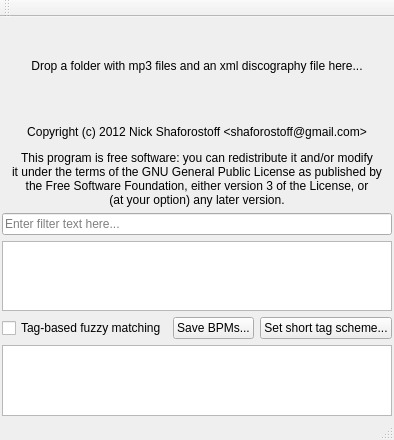
<?xml version="1.0" encoding="UTF-8"?>
<ui version="4.0">
 <class>MainWindow</class>
 <widget class="QMainWindow" name="MainWindow">
  <property name="geometry">
   <rect>
    <x>0</x>
    <y>0</y>
    <width>365</width>
    <height>440</height>
   </rect>
  </property>
  <property name="windowTitle">
   <string>TangoMatcher</string>
  </property>
  <widget class="QWidget" name="centralWidget">
   <layout class="QVBoxLayout" name="verticalLayout">
    <property name="margin">
     <number>2</number>
    </property>
    <item>
     <widget class="QLabel" name="label">
      <property name="text">
       <string>&lt;html&gt;&lt;head/&gt;&lt;body&gt;&lt;p&gt;&lt;br/&gt;&lt;/p&gt;&lt;p&gt;Drop a folder with mp3 files and an xml discography file here...&lt;/p&gt;&lt;p&gt;&lt;br/&gt;&lt;/p&gt;&lt;p&gt;Copyright (c) 2012 Nick Shaforostoff &amp;lt;shaforostoff@gmail.com&gt;&lt;/p&gt;
&lt;p&gt;This program is free software: you can redistribute it and/or modify &lt;br/&gt; it under the terms of the GNU General Public License as published by &lt;br/&gt;the Free Software Foundation, either version 3 of the License, or &lt;br/&gt;(at your option) any later version.&lt;/p&gt;&lt;/body&gt;&lt;/html&gt;</string>
      </property>
      <property name="alignment">
       <set>Qt::AlignCenter</set>
      </property>
     </widget>
    </item>
    <item>
     <widget class="QLineEdit" name="filterEdit">
      <property name="toolTip">
       <string>Press Ctrl+L to focus</string>
      </property>
      <property name="placeholderText">
       <string>Enter filter text here...</string>
      </property>
     </widget>
    </item>
    <item>
     <widget class="QTreeView" name="treeView">
      <property name="alternatingRowColors">
       <bool>true</bool>
      </property>
      <property name="selectionMode">
       <enum>QAbstractItemView::ExtendedSelection</enum>
      </property>
      <property name="rootIsDecorated">
       <bool>false</bool>
      </property>
      <property name="uniformRowHeights">
       <bool>false</bool>
      </property>
      <property name="sortingEnabled">
       <bool>true</bool>
      </property>
      <property name="allColumnsShowFocus">
       <bool>true</bool>
      </property>
      <attribute name="headerShowSortIndicator" stdset="0">
       <bool>true</bool>
      </attribute>
     </widget>
    </item>
    <item>
     <layout class="QHBoxLayout" name="horizontalLayout">
      <item>
       <widget class="QCheckBox" name="fuzzyMatching">
        <property name="text">
         <string>Tag-based fuzzy matching</string>
        </property>
       </widget>
      </item>
      <item>
       <spacer name="horizontalSpacer">
        <property name="orientation">
         <enum>Qt::Horizontal</enum>
        </property>
        <property name="sizeHint" stdset="0">
         <size>
          <width>40</width>
          <height>20</height>
         </size>
        </property>
       </spacer>
      </item>
      <item>
       <widget class="QPushButton" name="saveBpms">
        <property name="text">
         <string>Save BPMs...</string>
        </property>
       </widget>
      </item>
      <item>
       <widget class="QPushButton" name="openSettings">
        <property name="text">
         <string>Set short tag scheme...</string>
        </property>
       </widget>
      </item>
     </layout>
    </item>
    <item>
     <widget class="QTextBrowser" name="results">
      <property name="openLinks">
       <bool>false</bool>
      </property>
     </widget>
    </item>
   </layout>
  </widget>
  <widget class="QMenuBar" name="menuBar">
   <property name="geometry">
    <rect>
     <x>0</x>
     <y>0</y>
     <width>365</width>
     <height>19</height>
    </rect>
   </property>
  </widget>
  <widget class="QToolBar" name="mainToolBar">
   <attribute name="toolBarArea">
    <enum>TopToolBarArea</enum>
   </attribute>
   <attribute name="toolBarBreak">
    <bool>false</bool>
   </attribute>
  </widget>
  <widget class="QStatusBar" name="statusBar"/>
 </widget>
 <layoutdefault spacing="6" margin="11"/>
 <resources/>
 <connections/>
</ui>
